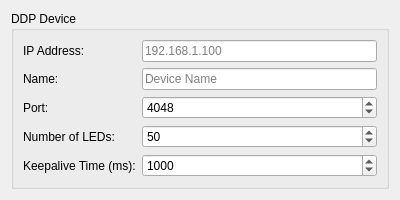
<?xml version="1.0" encoding="UTF-8"?>
<ui version="4.0">
 <class>DDPSettingsEntry</class>
 <widget class="QWidget" name="DDPSettingsEntry">
  <property name="geometry">
   <rect>
    <x>0</x>
    <y>0</y>
    <width>400</width>
    <height>200</height>
   </rect>
  </property>
  <property name="sizePolicy">
   <sizepolicy hsizetype="Preferred" vsizetype="Maximum">
    <horstretch>0</horstretch>
    <verstretch>0</verstretch>
   </sizepolicy>
  </property>
  <property name="windowTitle">
   <string notr="true">DDP Settings Entry</string>
  </property>
  <layout class="QGridLayout" name="gridLayout">
   <item row="1" column="0" colspan="2">
    <widget class="QGroupBox" name="groupBox">
     <property name="title">
      <string>DDP Device</string>
     </property>
     <layout class="QGridLayout" name="gridLayout_2">
      <item row="0" column="0">
       <widget class="QLabel" name="IPLabel">
        <property name="text">
         <string>IP Address:</string>
        </property>
       </widget>
      </item>
      <item row="0" column="1">
       <widget class="QLineEdit" name="IPEdit">
        <property name="placeholderText">
         <string>192.168.1.100</string>
        </property>
       </widget>
      </item>
      <item row="1" column="0">
       <widget class="QLabel" name="NameLabel">
        <property name="text">
         <string>Name:</string>
        </property>
       </widget>
      </item>
      <item row="1" column="1">
       <widget class="QLineEdit" name="NameEdit">
        <property name="placeholderText">
         <string>Device Name</string>
        </property>
       </widget>
      </item>
      <item row="2" column="0">
       <widget class="QLabel" name="PortLabel">
        <property name="text">
         <string>Port:</string>
        </property>
       </widget>
      </item>
      <item row="2" column="1">
       <widget class="QSpinBox" name="PortSpinBox">
        <property name="minimum">
         <number>1</number>
        </property>
        <property name="maximum">
         <number>65535</number>
        </property>
        <property name="value">
         <number>4048</number>
        </property>
       </widget>
      </item>
      <item row="3" column="0">
       <widget class="QLabel" name="NumLedsLabel">
        <property name="text">
         <string>Number of LEDs:</string>
        </property>
       </widget>
      </item>
      <item row="3" column="1">
       <widget class="QSpinBox" name="NumLedsSpinBox">
        <property name="minimum">
         <number>1</number>
        </property>
        <property name="maximum">
         <number>10000</number>
        </property>
        <property name="value">
         <number>50</number>
        </property>
       </widget>
      </item>
      <item row="4" column="0">
       <widget class="QLabel" name="KeepaliveTimeLabel">
        <property name="text">
         <string>Keepalive Time (ms):</string>
        </property>
       </widget>
      </item>
      <item row="4" column="1">
       <widget class="QSpinBox" name="KeepaliveTimeSpinBox">
        <property name="minimum">
         <number>0</number>
        </property>
        <property name="maximum">
         <number>10000</number>
        </property>
        <property name="value">
         <number>1000</number>
        </property>
        <property name="specialValueText">
         <string>Disabled</string>
        </property>
       </widget>
      </item>
     </layout>
    </widget>
   </item>
  </layout>
 </widget>
 <resources/>
 <connections/>
</ui>
